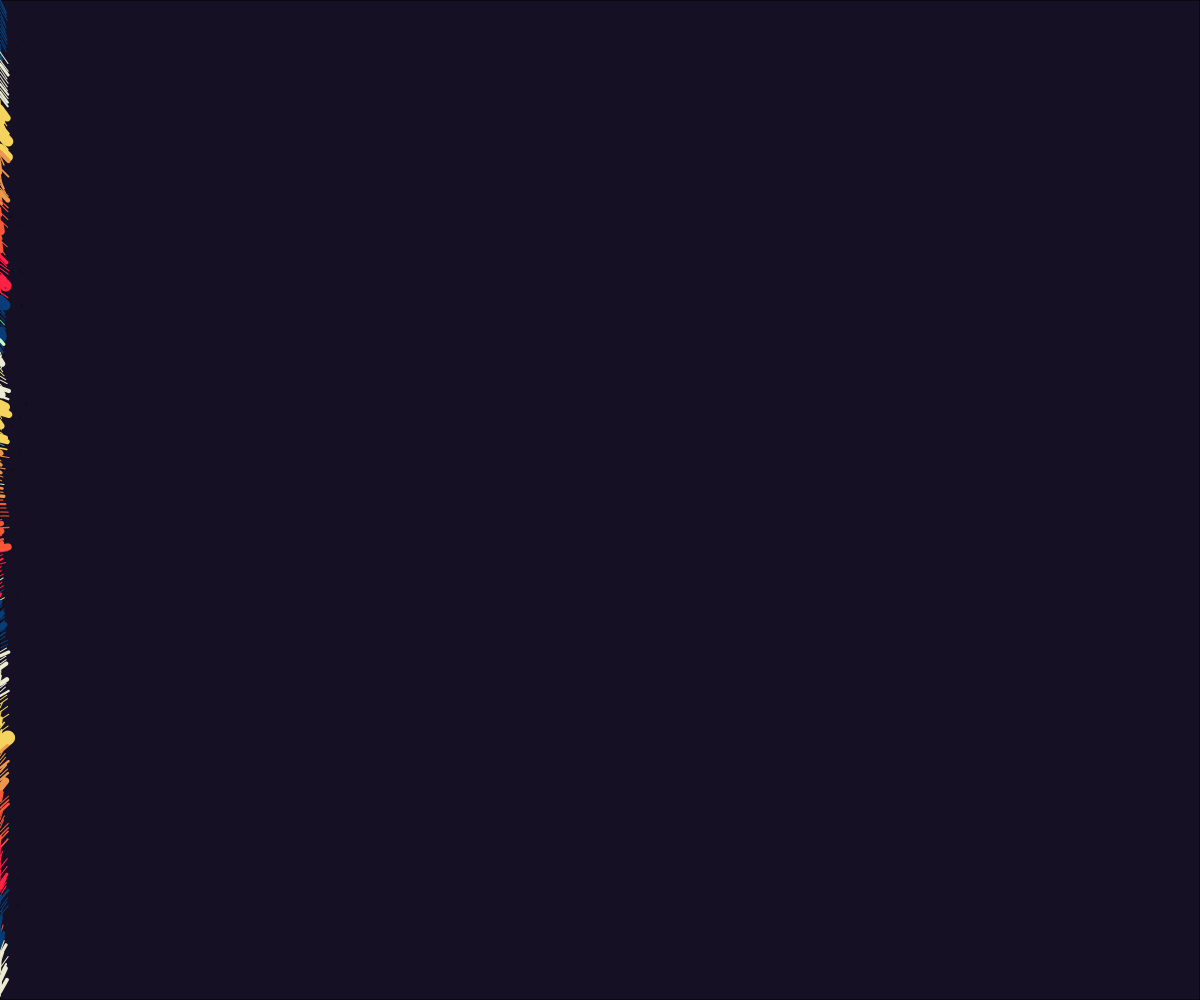
Frame 1 (no input)
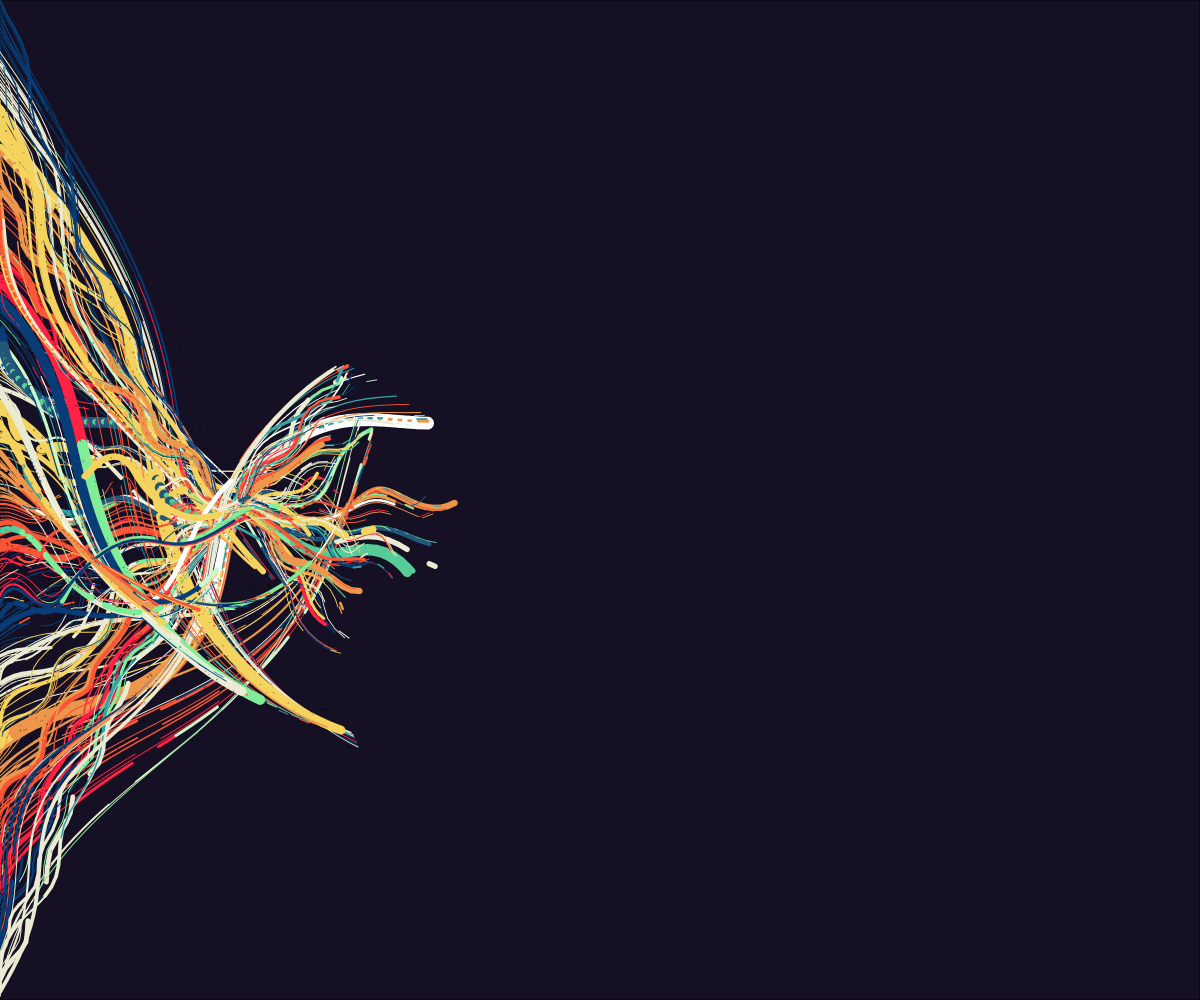
Frame 60 (no input)
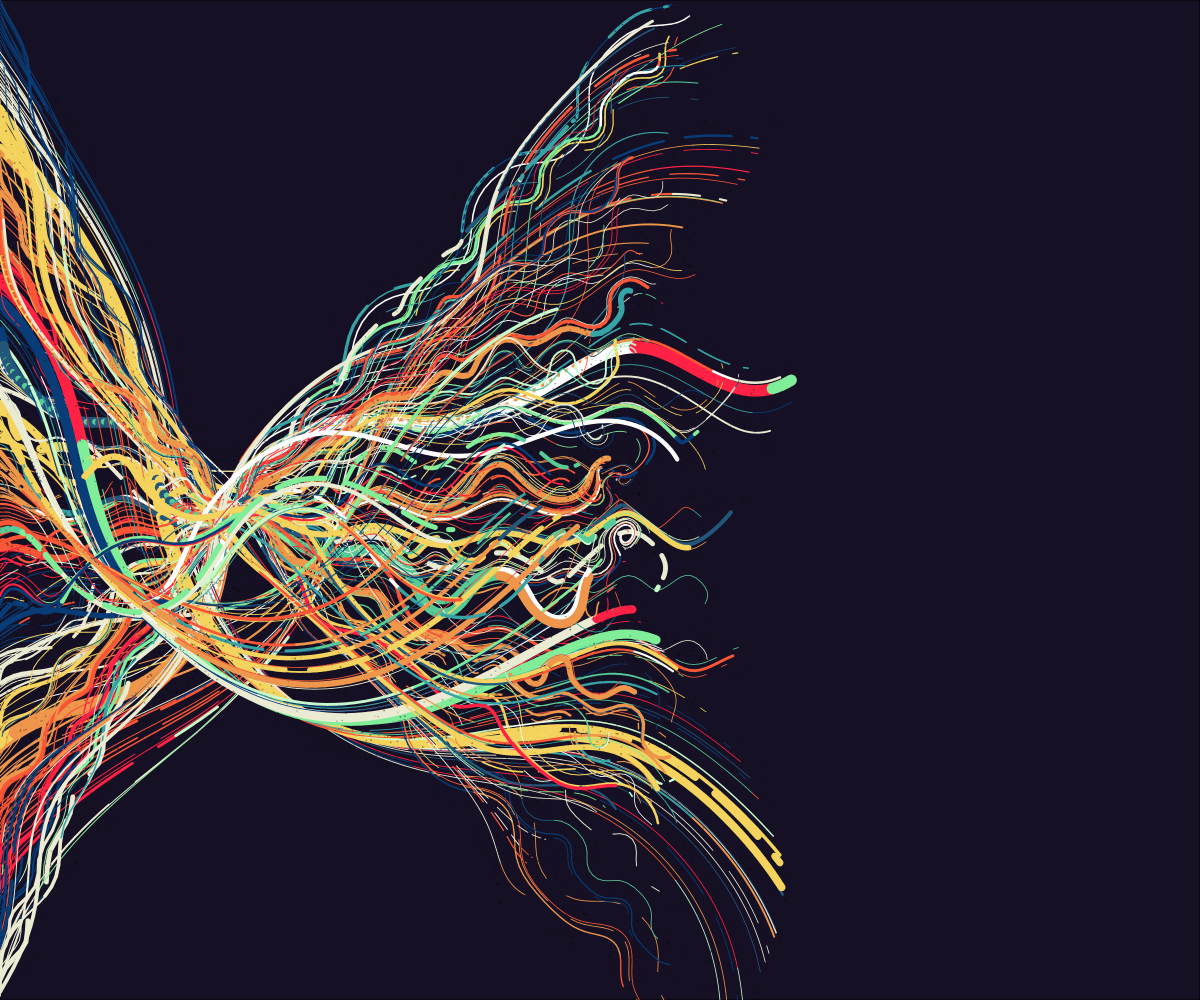
Frame 120 (the mouse pressed at the canvas centre since frame 60)

The p5.js sketch that drew these frames (run headless with seeded random() and noise() and a simulated clock; from frame 60 on, the mouse is pressed at the canvas centre):

// p5.js sketch
// ── sketch.js
var colors = "083d77-ebebd3-f4d35e-ee964b-f95738-f24".split("-").map(a=>"#"+a)
var colors2 = "22577a-38a3a5-57cc99-80ed99-c7f9cc-fff".split("-").map(a=>"#"+a)
var particles = []
function setup() {
	createCanvas(windowWidth, windowHeight);
	background(100);
	fill("#151023")
	pixelDensity(2)
	rect(0,0,width,height)
	for(var i=0;i<height;i+=4){
		particles.push(new Particle({
			p: createVector(0,(i-height/2)+height/2),
			v: createVector(1,-(i-height/2)/50),
			a: createVector(0.03,0),
			color: colors[int(i/50)%colors.length],
			r: max(1,random(15)*random()*random())
		}))
	}
}

function draw() {
	noStroke()
	// background(0,1)
	particles.forEach(p=>{
		p.update()
		p.draw()
	})
	// ellipse(mouseX, mouseY, 20, 20);
}
// ── particle.js
class Particle{
	constructor(args){
		let def = {
			lastP: createVector(0,0),
			p: createVector(0,0),
			v: createVector(0,0),
			a: createVector(0,0),
			color: color(255),
			rSpan: random([10,20,50,100]),
			dashSpan: random([1,10,10000000]),
			r: 2
		}
		Object.assign(def,args)
		Object.assign(this,def)
	}
	update(){
		this.lastP.x = this.p.x
		this.lastP.y = this.p.y
		this.p.add(this.v)
		this.v.add(this.a)
		
			this.p.y+=sin(this.p.x/this.rSpan)*4
			this.p.x+=sin(this.p.y/this.rSpan)*4
		if (int(this.p.x)%20==0){
			this.v.x+=(noise(this.p.x*100,100000)-0.5)/10
			this.v.y+=(noise(this.p.y*100,5)-0.5)/10
			// this.p.y+=sin(this.p.x/5)*2
			// this.p.x+=sin(this.p.y/5)*2
			// this.v.x+=random(-1,1)
			// this.v.y+=random(-1,1)
			if (random()<0.3){
				this.color = random(random([colors,colors2]))
			}
		}
		let delta = createVector(width/2,height/2).sub(this.p)
		this.p.add(delta.mult(0.1).limit(4))
		this.v.mult(0.999)
		this.r*=0.998
	}
	draw(){
		push()
			noStroke()
			strokeWeight(this.r)
			stroke(this.color)
			// translate(this.p.x,this.p.y)
			// ellipse(0,0,this.r)
			if ((frameCount % this.dashSpan)<this.dashSpan*0.7){
				line(this.lastP.x,this.lastP.y,this.p.x,this.p.y)
			}
			if (random()<0.1){
				noStroke()
				fill(0,100)
				for(var i=0;i<5;i++){
					ellipse(this.p.x+random(-20,20),this.p.y+random(-20,20),random(2))
				}
			}
			let c = color(this.color)
			c.setAlpha(3)
			stroke(c)
			blendMode(SCREEN)
			// for(var i=4;i<5;i++){
			// 	strokeWeight(i*3)
			// 	line(this.lastP.x,this.lastP.y,this.p.x,this.p.y)
			// }
			// strokeWeight(6)
			// line(this.lastP.x,this.lastP.y,this.p.x,this.p.y)
			// strokeWeight(8)
			// line(this.lastP.x,this.lastP.y,this.p.x,this.p.y)
			
			// ellipse(0,0,this.r*2)
			// ellipse(0,0,this.r*3)
			// ellipse(0,0,this.r*4)
		pop()
		
	}
}
